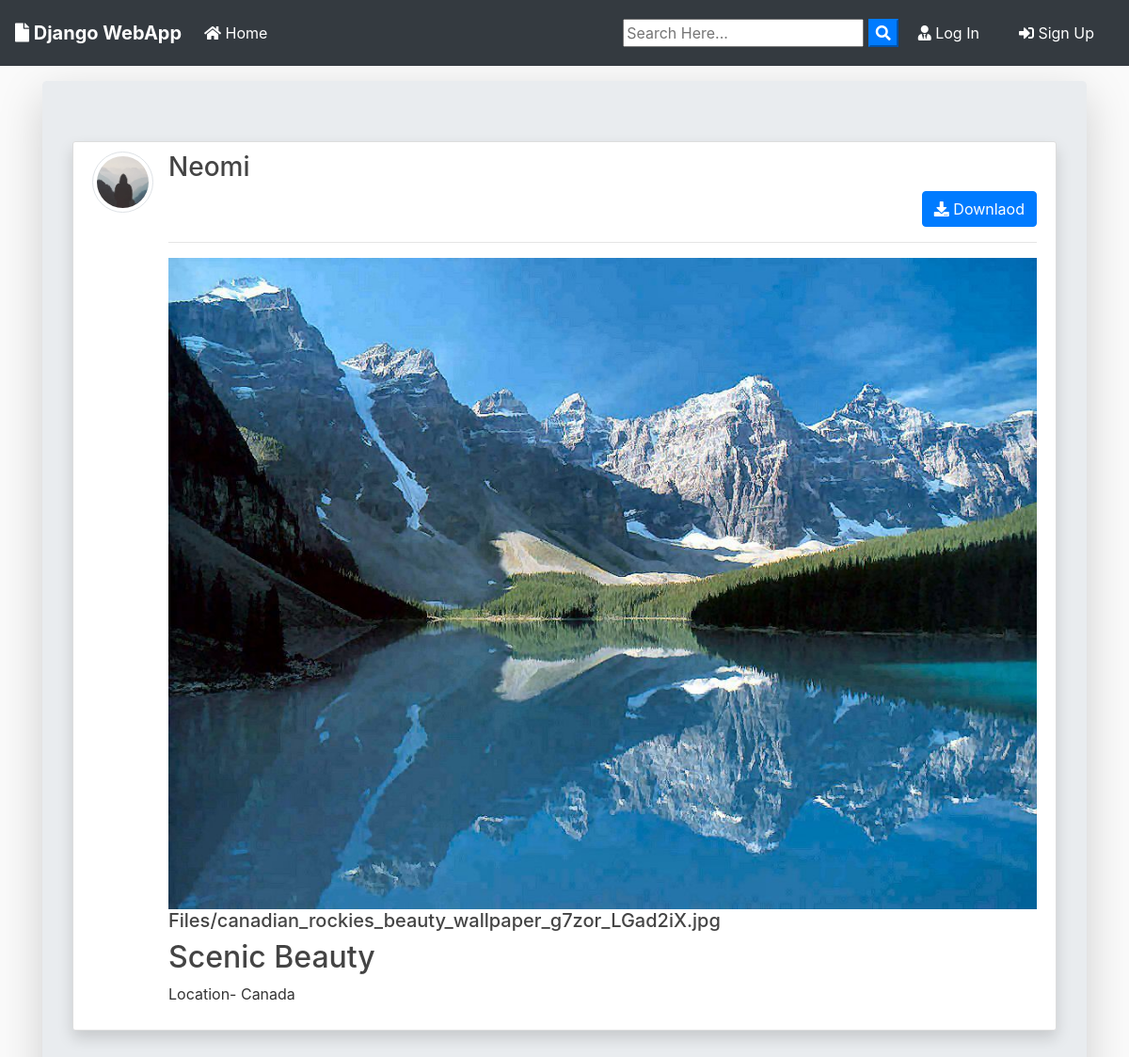
/post/16/, run on the app's committed database.
### blog/models.py (models this page shows, shortened)
class Post(models.Model):
	title = models.CharField(max_length=100)
	file = models.FileField(null=True,blank=True,upload_to='Files')
	content = models.TextField()
	date_posted = models.DateTimeField(default=timezone.now)
	author = models.ForeignKey(User, on_delete=models.CASCADE)
	def extension(self):
		name, extension = os.path.splitext(self.file.name)
		return extension

### users/models.py (models this page shows, shortened)
class Profile(models.Model):
    user = models.OneToOneField(User, on_delete=models.CASCADE)
    image = models.ImageField(default='default.jpg', upload_to='profile_pics')

### blog/views.py (the view)
# urls.py: path('post/<int:pk>/', PostDetailView.as_view(), name='post-detail'),
class PostDetailView(DetailView):
    model = Post
    template_name = 'blog/post_detail.html'

### blog/templates/blog/post_detail.html (shortened to what this page needs)
{% extends "blog/base.html" %}
{% block content %}
<div class="jumbotron mt-3 shadow-lg">
<article class="media content-section shadow ">
   <a href="{{ object.author.profile.image.url }} " target="_blank"> <img src="{{ object.author.profile.image.url }}  " alt="" class="article-img rounded-circle img-thumbnail img-fluid">
   </a>
    <div class="media-body">
      <div class="">
        <div class="d-flex justify-content-between">
        <a class="mr-2 mt-0 mb-0  text-dark" href="{% url 'user-posts' object.author.username  %}"><h3>{{ object.author }}</h3></a>
        </div>
        {% if object.author != user %}
          <div class="form-group mt-0 pt-0 d-flex justify-content-end">
            <a href="{{ object.file.url }}" download class="btn btn-primary flex-last" type="submit"><i class="fas fa-download"></i> Downlaod</a>
          </div>
        {% endif %}
        <hr>
      </div>
      <div>
        {% if object.file %}
          {% if object.extension == '.jpg' or object.extension == 'jpeg' or object.extension == 'png' %}
            <a href="{{ object.file.url }}"  download ><img src="{{ object.file.url }}" alt="" class="img-fluid "></a>
            <a href="{{ object.file.url }}"  download class="text-dark"><h5>{{ object.file }}</h5></a>
          {% else %}
            <a href="{{ object.file.url }}"  download class="text-dark"><h5>{{ object.file }}</h5></a>
          {% endif %}
        {% endif %}
      </div>
      <h2>{{ object.title }}</h2>
      <p class="article-content">{{ object.content }}</p>
    </div>
  </article>
{% endblock content %}

### blog/static/blog/main.css (style rules this page uses)
body { background: #fafafa; color: #333333; margin-top: 0; }
h1, h2, h3, h4, h5, h6 { color: #444444; }
.content-section { background: #ffffff; padding: 10px 20px; border: 1px solid #dddddd; border-radius: 3px; margin-bottom: 20px; }
.article-content { white-space: pre-line; }
.article-img { height: 65px; width: 65px; margin-right: 16px; }

### data on the page
Post: author.profile.image (placeholder picture), author "Neomi", file (picture), file "Files/canadian_rockies_beauty_wallpaper_g7zor_LGad2iX.jpg", title "Scenic Beauty", content "Location- Canada"
